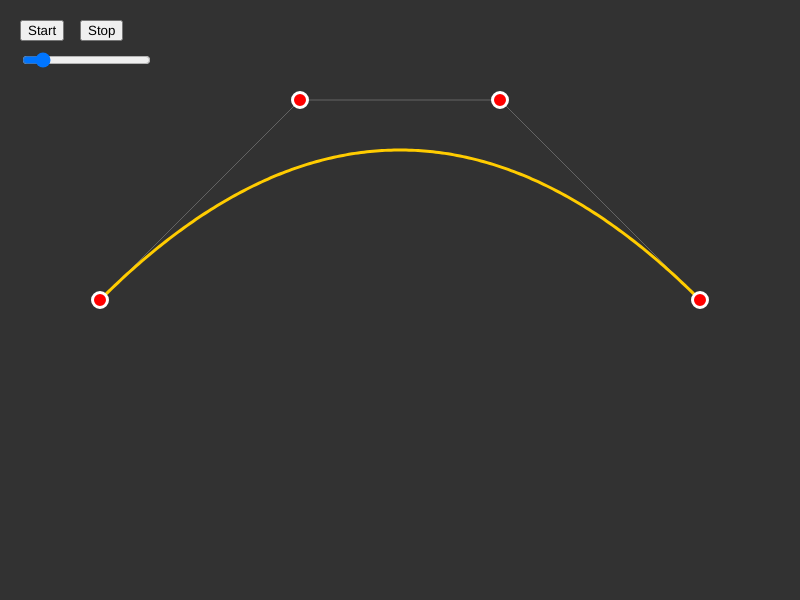
Frame 1 (no input)
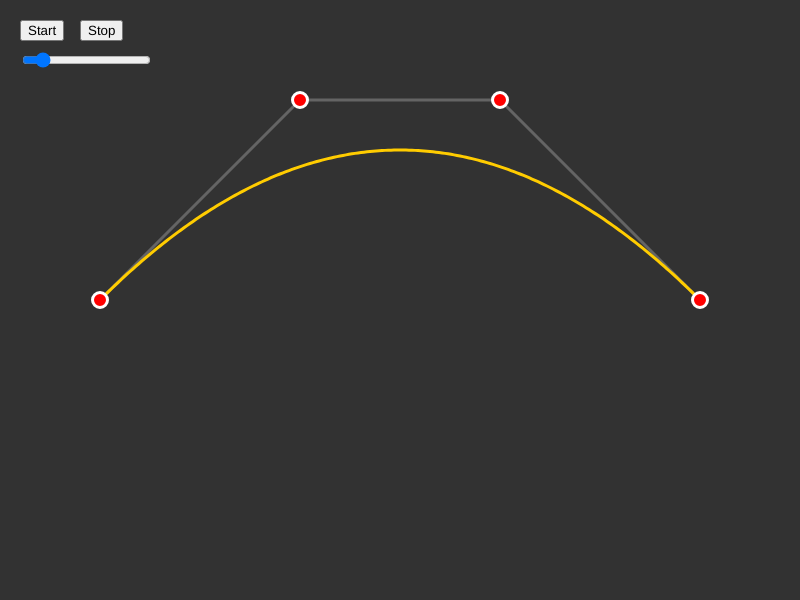
Frame 60 (no input)
Frame 120 (the mouse pressed at the canvas centre since frame 60): identical to frame 60, image omitted

The p5.js sketch that drew these frames (run headless with seeded random() and noise() and a simulated clock; from frame 60 on, the mouse is pressed at the canvas centre):

// p5.js sketch
// ── sketch.js
let P0 = {x: 100, y: 300, dx: 0, dy: 0};
let P1 = {x: 300, y: 100, dx: 0, dy: 0};
let P2 = {x: 500, y: 100, dx: 0, dy: 0};
let P3 = {x: 700, y: 300, dx: 0, dy: 0};
let bezierPoints = [P0, P1, P2, P3];
let bilT = 0;
let bilHastighed = 0.002;
let kør = false;

function setup() {
  createCanvas(800, 600);
  createUI();
}

function draw() {
  background(50);
  tegnHjælpelinjer();
  tegnBane();
  tegnPunkter();
  bevægBil();
}

function calcBezier(t) {
  let A = lerpPoint(P0, P1, t);
  let B = lerpPoint(P1, P2, t);
  let C = lerpPoint(P2, P3, t);
  let D = lerpPoint(A, B, t);
  let E = lerpPoint(B, C, t);
  return lerpPoint(D, E, t);
}

function lerpPoint(p1, p2, t) {
  return { x: lerp(p1.x, p2.x, t), y: lerp(p1.y, p2.y, t) };
}

function tegnHjælpelinjer() {
  stroke(100);
  for (let i = 0; i < bezierPoints.length - 1; i++) {
    line(bezierPoints[i].x, bezierPoints[i].y, bezierPoints[i + 1].x, bezierPoints[i + 1].y);
  }
}

function tegnBane() {
  stroke(255, 204, 0);
  strokeWeight(3);
  noFill();
  beginShape();
  for (let t = 0; t <= 1; t += 0.005) {
    let p = calcBezier(t);
    vertex(p.x, p.y);
  }
  endShape();
}

function bevægBil() {
  if (!kør) return;
  let p = calcBezier(bilT);
  fill(0, 255, 0);
  noStroke();
  ellipse(p.x, p.y, 15);
  bilT += bilHastighed;
  if (bilT >= 1) bilT = 0;
}

function tegnPunkter() {
  fill(255, 0, 0);
  stroke(255);
  bezierPoints.forEach(p => ellipse(p.x, p.y, 15));
}

function mousePressed() {
  bezierPoints.forEach(p => {
    if (dist(mouseX, mouseY, p.x, p.y) < 10) {
      p.dx = p.x - mouseX;
      p.dy = p.y - mouseY;
    }
  });
}

function mouseDragged() {
  bezierPoints.forEach(p => {
    if (p.dx !== 0 || p.dy !== 0) {
      p.x = mouseX + p.dx;
      p.y = mouseY + p.dy;
    }
  });
}

function mouseReleased() {
  bezierPoints.forEach(p => { p.dx = 0; p.dy = 0; });
}

function createUI() {
  let start = createButton('Start');
  start.position(20, 20);
  start.mousePressed(() => kør = true);
  
  let stop = createButton('Stop');
  stop.position(80, 20);
  stop.mousePressed(() => { kør = false; bilT = 0; });
  
  let speedSlider = createSlider(0.001, 0.01, 0.002, 0.001);
  speedSlider.position(20, 50);
  speedSlider.input(() => bilHastighed = speedSlider.value());
}
